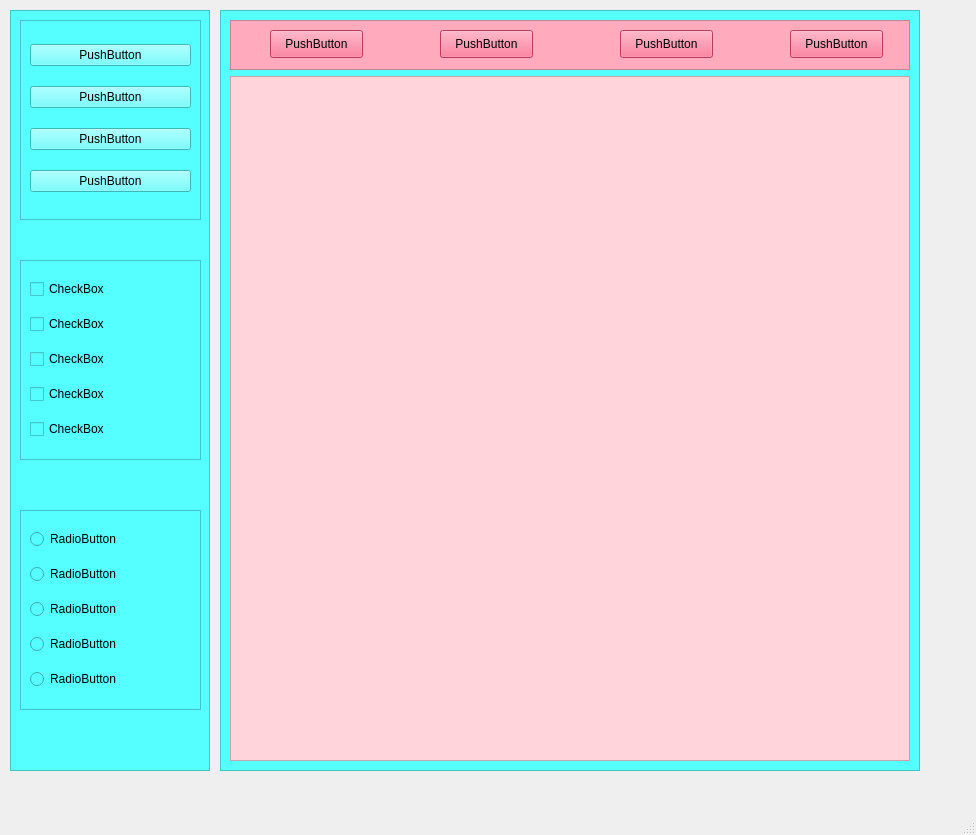
<?xml version="1.0" encoding="UTF-8"?>
<ui version="4.0">
 <class>MainWindow</class>
 <widget class="QMainWindow" name="MainWindow">
  <property name="geometry">
   <rect>
    <x>0</x>
    <y>0</y>
    <width>976</width>
    <height>835</height>
   </rect>
  </property>
  <property name="windowTitle">
   <string>MainWindow</string>
  </property>
  <widget class="QWidget" name="centralwidget">
   <widget class="QFrame" name="frame">
    <property name="geometry">
     <rect>
      <x>10</x>
      <y>10</y>
      <width>200</width>
      <height>761</height>
     </rect>
    </property>
    <property name="minimumSize">
     <size>
      <width>200</width>
      <height>0</height>
     </size>
    </property>
    <property name="maximumSize">
     <size>
      <width>200</width>
      <height>16777215</height>
     </size>
    </property>
    <property name="styleSheet">
     <string notr="true">background-color: rgb(85, 255, 255);</string>
    </property>
    <property name="frameShape">
     <enum>QFrame::StyledPanel</enum>
    </property>
    <property name="frameShadow">
     <enum>QFrame::Plain</enum>
    </property>
    <widget class="QFrame" name="frame_5">
     <property name="geometry">
      <rect>
       <x>10</x>
       <y>10</y>
       <width>181</width>
       <height>200</height>
      </rect>
     </property>
     <property name="maximumSize">
      <size>
       <width>16777215</width>
       <height>200</height>
      </size>
     </property>
     <property name="frameShape">
      <enum>QFrame::StyledPanel</enum>
     </property>
     <property name="frameShadow">
      <enum>QFrame::Plain</enum>
     </property>
     <layout class="QVBoxLayout" name="verticalLayout_2">
      <item>
       <widget class="QPushButton" name="pushButton_5">
        <property name="text">
         <string>PushButton</string>
        </property>
       </widget>
      </item>
      <item>
       <widget class="QPushButton" name="pushButton_6">
        <property name="text">
         <string>PushButton</string>
        </property>
       </widget>
      </item>
      <item>
       <widget class="QPushButton" name="pushButton_7">
        <property name="text">
         <string>PushButton</string>
        </property>
       </widget>
      </item>
      <item>
       <widget class="QPushButton" name="pushButton_8">
        <property name="text">
         <string>PushButton</string>
        </property>
       </widget>
      </item>
     </layout>
    </widget>
    <widget class="QFrame" name="frame_6">
     <property name="geometry">
      <rect>
       <x>10</x>
       <y>250</y>
       <width>181</width>
       <height>200</height>
      </rect>
     </property>
     <property name="maximumSize">
      <size>
       <width>16777215</width>
       <height>200</height>
      </size>
     </property>
     <property name="frameShape">
      <enum>QFrame::StyledPanel</enum>
     </property>
     <property name="frameShadow">
      <enum>QFrame::Plain</enum>
     </property>
     <layout class="QVBoxLayout" name="verticalLayout_3">
      <item>
       <widget class="QCheckBox" name="checkBox">
        <property name="text">
         <string>CheckBox</string>
        </property>
       </widget>
      </item>
      <item>
       <widget class="QCheckBox" name="checkBox_2">
        <property name="text">
         <string>CheckBox</string>
        </property>
       </widget>
      </item>
      <item>
       <widget class="QCheckBox" name="checkBox_3">
        <property name="text">
         <string>CheckBox</string>
        </property>
       </widget>
      </item>
      <item>
       <widget class="QCheckBox" name="checkBox_4">
        <property name="text">
         <string>CheckBox</string>
        </property>
       </widget>
      </item>
      <item>
       <widget class="QCheckBox" name="checkBox_5">
        <property name="text">
         <string>CheckBox</string>
        </property>
       </widget>
      </item>
     </layout>
    </widget>
    <widget class="QFrame" name="frame_7">
     <property name="geometry">
      <rect>
       <x>10</x>
       <y>500</y>
       <width>181</width>
       <height>200</height>
      </rect>
     </property>
     <property name="maximumSize">
      <size>
       <width>16777215</width>
       <height>200</height>
      </size>
     </property>
     <property name="frameShape">
      <enum>QFrame::StyledPanel</enum>
     </property>
     <property name="frameShadow">
      <enum>QFrame::Plain</enum>
     </property>
     <layout class="QVBoxLayout" name="verticalLayout_4">
      <item>
       <widget class="QRadioButton" name="radioButton">
        <property name="text">
         <string>RadioButton</string>
        </property>
       </widget>
      </item>
      <item>
       <widget class="QRadioButton" name="radioButton_2">
        <property name="text">
         <string>RadioButton</string>
        </property>
       </widget>
      </item>
      <item>
       <widget class="QRadioButton" name="radioButton_3">
        <property name="text">
         <string>RadioButton</string>
        </property>
       </widget>
      </item>
      <item>
       <widget class="QRadioButton" name="radioButton_4">
        <property name="text">
         <string>RadioButton</string>
        </property>
       </widget>
      </item>
      <item>
       <widget class="QRadioButton" name="radioButton_5">
        <property name="text">
         <string>RadioButton</string>
        </property>
       </widget>
      </item>
     </layout>
    </widget>
   </widget>
   <widget class="QFrame" name="frame_2">
    <property name="geometry">
     <rect>
      <x>220</x>
      <y>10</y>
      <width>700</width>
      <height>761</height>
     </rect>
    </property>
    <property name="minimumSize">
     <size>
      <width>700</width>
      <height>0</height>
     </size>
    </property>
    <property name="maximumSize">
     <size>
      <width>500</width>
      <height>16777215</height>
     </size>
    </property>
    <property name="styleSheet">
     <string notr="true">background-color: rgb(85, 255, 255);</string>
    </property>
    <property name="frameShape">
     <enum>QFrame::StyledPanel</enum>
    </property>
    <property name="frameShadow">
     <enum>QFrame::Plain</enum>
    </property>
    <layout class="QVBoxLayout" name="verticalLayout">
     <item>
      <widget class="QFrame" name="frame_3">
       <property name="minimumSize">
        <size>
         <width>0</width>
         <height>50</height>
        </size>
       </property>
       <property name="maximumSize">
        <size>
         <width>16777215</width>
         <height>50</height>
        </size>
       </property>
       <property name="styleSheet">
        <string notr="true">background-color: rgb(255, 171, 189);</string>
       </property>
       <property name="frameShape">
        <enum>QFrame::StyledPanel</enum>
       </property>
       <property name="frameShadow">
        <enum>QFrame::Plain</enum>
       </property>
       <widget class="QPushButton" name="pushButton">
        <property name="geometry">
         <rect>
          <x>40</x>
          <y>10</y>
          <width>93</width>
          <height>28</height>
         </rect>
        </property>
        <property name="styleSheet">
         <string notr="true">background-color: rgb(255, 85, 127);</string>
        </property>
        <property name="text">
         <string>PushButton</string>
        </property>
       </widget>
       <widget class="QPushButton" name="pushButton_2">
        <property name="geometry">
         <rect>
          <x>210</x>
          <y>10</y>
          <width>93</width>
          <height>28</height>
         </rect>
        </property>
        <property name="styleSheet">
         <string notr="true">background-color: rgb(255, 85, 127);</string>
        </property>
        <property name="text">
         <string>PushButton</string>
        </property>
       </widget>
       <widget class="QPushButton" name="pushButton_3">
        <property name="geometry">
         <rect>
          <x>390</x>
          <y>10</y>
          <width>93</width>
          <height>28</height>
         </rect>
        </property>
        <property name="styleSheet">
         <string notr="true">background-color: rgb(255, 85, 127);</string>
        </property>
        <property name="text">
         <string>PushButton</string>
        </property>
       </widget>
       <widget class="QPushButton" name="pushButton_4">
        <property name="geometry">
         <rect>
          <x>560</x>
          <y>10</y>
          <width>93</width>
          <height>28</height>
         </rect>
        </property>
        <property name="styleSheet">
         <string notr="true">background-color: rgb(255, 85, 127);</string>
        </property>
        <property name="text">
         <string>PushButton</string>
        </property>
       </widget>
      </widget>
     </item>
     <item>
      <widget class="QFrame" name="frame_4">
       <property name="styleSheet">
        <string notr="true">background-color: rgb(255, 213, 219);</string>
       </property>
       <property name="frameShape">
        <enum>QFrame::StyledPanel</enum>
       </property>
       <property name="frameShadow">
        <enum>QFrame::Plain</enum>
       </property>
      </widget>
     </item>
    </layout>
   </widget>
  </widget>
  <widget class="QMenuBar" name="menubar">
   <property name="geometry">
    <rect>
     <x>0</x>
     <y>0</y>
     <width>976</width>
     <height>26</height>
    </rect>
   </property>
  </widget>
  <widget class="QStatusBar" name="statusbar"/>
 </widget>
 <resources/>
 <connections/>
</ui>
